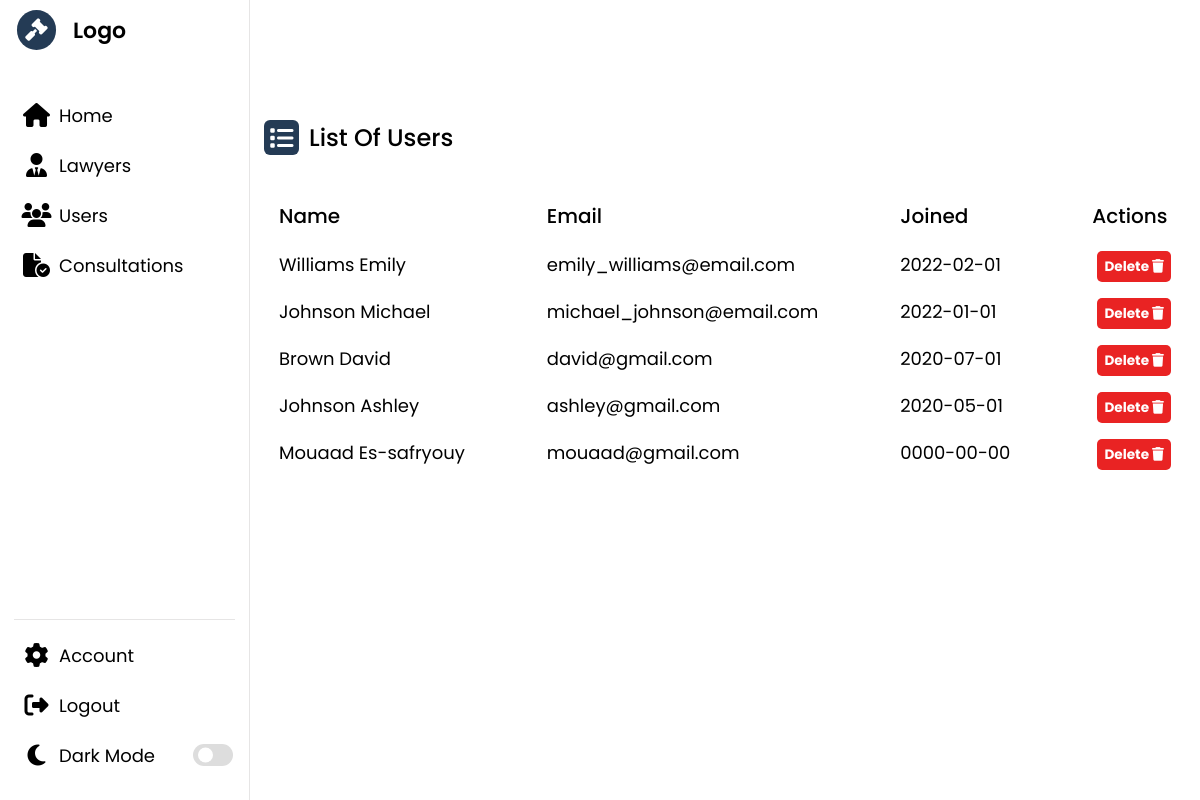
The page /admin/pages/user/user.php (signed in) on the database its author committed.
### tables this page shows
CREATE TABLE `client` (
  `idP` int(11) NOT NULL,
  `nomP` varchar(50) NOT NULL,
  `prenomP` varchar(50) NOT NULL,
  `gender` varchar(50) NOT NULL,
  `adresse` varchar(200) NOT NULL,
  `CNI` varchar(50) NOT NULL,
  `email` varchar(50) NOT NULL,
  `password` varchar(50) NOT NULL,
  `signupDate` date NOT NULL,
  `tel` varchar(15) NOT NULL,
  `photo` varchar(100) NOT NULL
);

### admin/pages/user/user.php (the view, shortened to what this page needs)
<!DOCTYPE html>
<html lang="en">
<head>
    <link rel="stylesheet" href="../../style.css" />
    <link rel="stylesheet" href="https://cdnjs.cloudflare.com/ajax/libs/font-awesome/6.2.1/css/all.min.css" />
</head>
<?php
if (isset($_SESSION['loggedAdmin']) && $_SESSION['loggedAdmin'] == true) {
?>
<body>
    <?php
        include($_SERVER['DOCUMENT_ROOT'] . "/lawyerProject/admin/assets/headerA.php");
        ?>
    <section class="dashboard">
        <div class="dash-content">
            <div class="activity">
                <div class="title">
                    <i class="fa-solid fa-list"></i>
                    <span class="text">List Of Users</span>
                </div>
                <div class="activity-data">
                    <div class="data">
                        <span class="data-title">Name</span>
                        <?php
                            $query = "SELECT * FROM `client` ORDER BY signupDate DESC";
                            $res = $conn->query($query);
                            while ($row = $res->fetch_assoc()) {
                            ?>
                        <span class="data-list"><?php echo $row['nomP'] . " " . $row['prenomP']; ?></span>
                        <?php
                            }
                            ?>
                    </div>
                    <div class="data">
                        <span class="data-title">Email</span>
                        <?php
                            $query = "SELECT * FROM `client` ORDER BY signupDate DESC";
                            $res = $conn->query($query);
                            while ($row = $res->fetch_assoc()) {
                            ?>
                        <span class="data-list"><?php echo $row['email']; ?></span>
                        <?php
                            }
                            ?>
                    </div>
                    <div class="data">
                        <span class="data-title">Joined</span>
                        <?php
                            $query = "SELECT * FROM `client` ORDER BY signupDate DESC";
                            $res = $conn->query($query);
                            while ($row = $res->fetch_assoc()) {
                            ?>
                        <span class="data-list"><?php echo $row['signupDate']; ?></span>
                        <?php
                            }
                            ?>
                    </div>
                    <div class="data">
                        <span class="data-title">Actions</span>
                        <?php
                            $query = "SELECT * FROM `client` ORDER BY signupDate DESC";
                            $res = $conn->query($query);
                            while ($row = $res->fetch_assoc()) {
                            ?>
                        <span class="data-list">
                            <a href="https://localhost/lawyerProject/admin/pages/user/user.php?rmuser=<?php echo $row['idP'];?>"
                                class="delete-btn">
                                Delete
                                <i class="fa-solid fa-trash"></i>
                            </a>
                        </span>
                        <?php
                            }
                            ?>
                    </div>
                </div>
            </div>
        </div>
    </section>
</body>
<?php
} else {
    header("location:https://localhost/lawyerProject/admin/login.php");
}
?>
</html>

### admin/style.css (style rules this page uses)
* { margin: 0; padding: 0; box-sizing: border-box; font-family: "Poppins", sans-serif; }
:root { --primary-color: #243b55; --panel-color: #fff; --text-color: #000; --black-light-color: #707070; --border-color: #e6e5e5; --toggle-color: #ddd; --title-icon-color: #fff; --tran-05: all 0.5s ease; --tran-03: all 0.3s ease; --tran-03: all 0.2s ease; }
body { min-height: 100vh; background-color: var(--primary-color); }
.dashboard { position: relative; left: 250px; background-color: var(--panel-color); min-height: 100vh; width: calc(100% - 250px); padding: 10px 14px; transition: var(--tran-05); }
.dashboard .dash-content { padding-top: 50px; }
.dash-content .title { display: flex; align-items: center; margin: 60px 0 30px 0; }
.dash-content .title i { position: relative; height: 35px; width: 35px; background-color: var(--primary-color); border-radius: 6px; color: var(--title-icon-color); display: flex; align-items: center; justify-content: center; font-size: 24px; }
.dash-content .title .text { font-size: 24px; font-weight: 500; color: var(--text-color); margin-left: 10px; }
.dash-content .activity .activity-data { display: flex; justify-content: space-between; align-items: center; width: 100%; padding: 1rem 0; }
.activity .activity-data { display: flex; }
.activity-data .data { display: flex; flex-direction: column; margin: 0 15px; }
.activity-data .data-title { font-size: 20px; font-weight: 500; color: var(--text-color); }
.activity-data .data .data-list { font-size: 18px; font-weight: 400; margin-top: 20px; white-space: nowrap; color: var(--text-color); }
.add-btn, .delete-btn, .update-btn { font-size: 0.85rem; padding: 0.35rem 0.45rem; cursor: pointer; font-weight: bold; text-decoration: none; color: white; border-radius: 5px; }
.delete-btn { background-color: #e92323; margin-left: 5px; }

### rows shown on the page
client: nomP "Williams", prenomP "Emily", email "emily_williams@email.com", signupDate "2022-02-01"
client: nomP "Johnson", prenomP "Michael", email "michael_johnson@email.com", signupDate "2022-01-01"
client: nomP "Brown", prenomP "David", email "david@gmail.com", signupDate "2020-07-01"
client: nomP "Johnson", prenomP "Ashley", email "ashley@gmail.com", signupDate "2020-05-01"
client: nomP "Mouaad", prenomP "Es-safryouy", email "mouaad@gmail.com", signupDate "0000-00-00"
